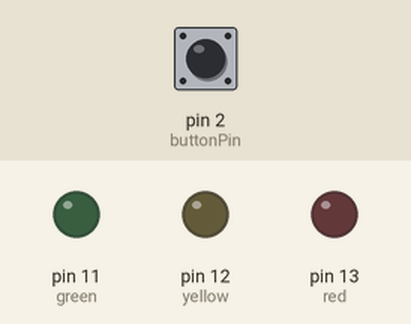
Recording of a sketch running on a simulated Arduino Uno, built with avr-gcc and run on an emulated ATmega328P. On the bench: output pins drawn as LEDs (lit = HIGH). The inputs (shaded band) are chosen by the test bench; at power-on: pin 2 (buttonPin) LOW.

Above: at 2.8 s.
2.9 s: pin 2 (buttonPin) pulled HIGH for 1.2 s
At 3.8 s:
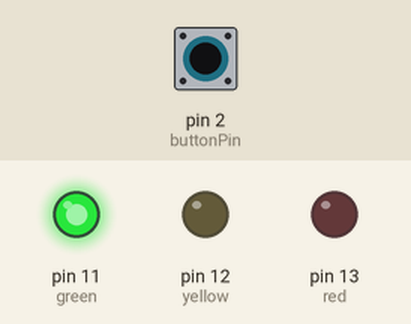
At 5.8 s:
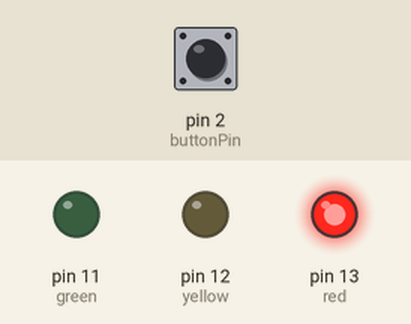
7.5 s: pin 2 (buttonPin) pulled HIGH for 3.2 s
At 9.8 s:
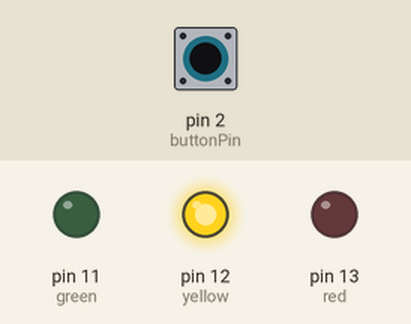
Timing chart, 0 to 12.5 s (numbered marks = the images above; inputs shaded):
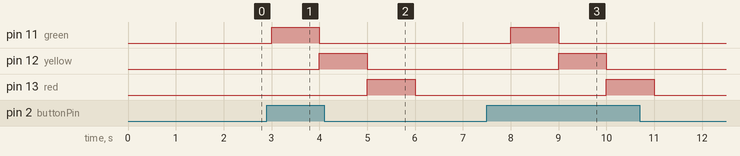

The sketch:

TrafficLight_with_Button.ino
```cpp
int red = 13; // all students will be using pin 13
int yellow = 12; // all students will be using pin 12
int green = 11; // all students will be using pin 11

int buttonPin = 2; // switch is on pin 2
int buttonState = 0; // switch defaults to 0

void setup() {
  pinMode(red,OUTPUT);
  pinMode(yellow,OUTPUT);
  pinMode(green,OUTPUT);

  pinMode(buttonPin,INPUT);
}

void loop() {
 // read the state of the pushbutton value:
  buttonState = digitalRead (buttonPin);

  // check if the pushbutton is pressed.
  // if it is, the buttonState is HIGH:
  if (buttonState == HIGH) {
    // turn LED on:
    digitalWrite(green, HIGH);
    digitalWrite(yellow, LOW);
    digitalWrite(red, LOW);
    delay(1000);

    digitalWrite(green, LOW);
    digitalWrite(yellow, HIGH);
    digitalWrite(red, LOW);
    delay(1000);

    digitalWrite(green, LOW);
    digitalWrite(yellow, LOW);
    digitalWrite(red, HIGH);
    delay(1000);
  } else {
    // turn LED off:
    digitalWrite(green, LOW);
    digitalWrite(yellow, LOW);
    digitalWrite(red, LOW);
    delay(1000);
  }
}
```

Measured:
- after the input at 2.9 s, pin 11 (green): LOW → HIGH after 0.10 s, → LOW 1.0 s later; pin 12 (yellow): LOW → HIGH after 1.1 s, → LOW 1.0 s later; pin 13 (red): LOW → HIGH after 2.1 s, → LOW 1.0 s later
- after the input at 7.5 s, pin 11 (green): LOW → HIGH after 0.50 s, → LOW 1.0 s later; pin 12 (yellow): LOW → HIGH after 1.5 s, → LOW 1.0 s later; pin 13 (red): LOW → HIGH after 2.5 s, → LOW 1.0 s later
